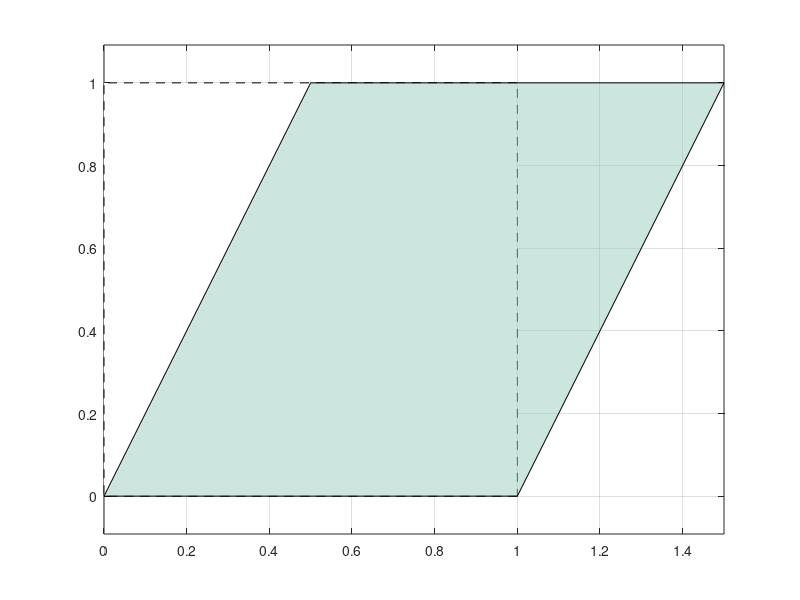

Write the MATLAB code that produced this figure.
P = [0 1 1 0;           % x-coordinates of the corners
     0 0 1 1];          % y-coordinates
A = [1 0.5;
     0 1];              % shear, factor 0.5
Q = A * P               % transform every corner at once

figure
fill(P(1,:), P(2,:), 'w', 'LineStyle', '--'); hold on
fill(Q(1,:), Q(2,:), [0.6 0.8 0.75], 'FaceAlpha', 0.5)
axis equal; grid on
